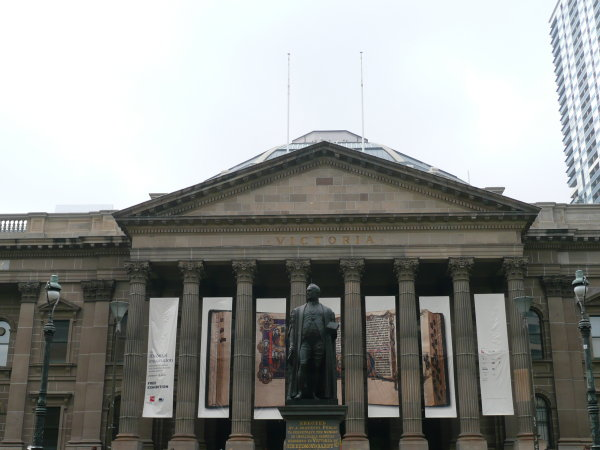
#> input picture Project2/Images/Set1/1.jpg, 600 x 450 px, found by its file name
$ jupyter execute 'visualization of the project.ipynb'
#> lines starting #> are read from the running program, lines starting #| are printed output that depends on the picture
[cell 1]
import cv2
import numpy as np
import matplotlib.pyplot as plt
from scipy.spatial import distance_matrix

[cell 2]
imgs = []
imgs.append(cv2.imread("set1/1.jpg"))
imgs.append(cv2.imread("set1/2.jpg"))
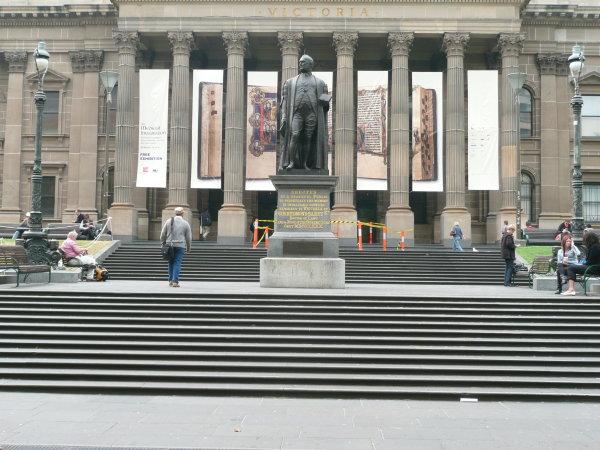
#> input picture Project2/Images/Set1/2.jpg, 600 x 450 px, found by its file name
imgs.append(cv2.imread("set1/3.jpg"))
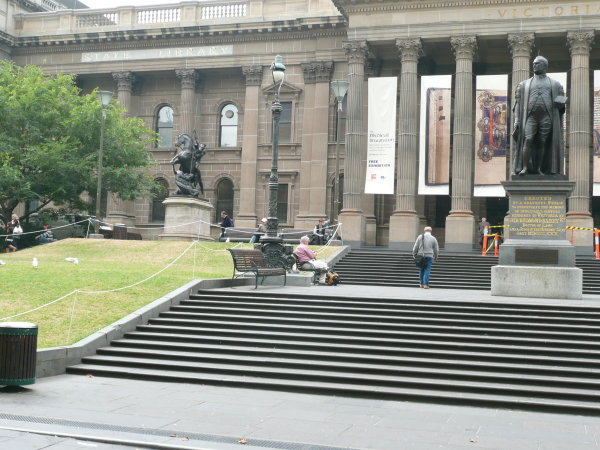
#> input picture Project2/Images/Set1/3.jpg, 600 x 450 px, found by its file name

[cell 3]
def part2(img, matrix):
    rows,cols,_ = img.shape
    result = cv2.warpPerspective(img, matrix, (1000, 800))
    plt.imshow(result)
    plt.show()
    return result

[cell 4]
rotation_matrix = np.float32([[np.cos(np.radians(10)), -np.sin(np.radians(10)), 0], [np.sin(np.radians(10)), np.cos(np.radians(10)), 0], [0, 0, 1]])
part2(imgs[0], rotation_matrix)
#> in part2, img is the input picture: shape (450, 600, 3); mean B, G, R 144.3, 147.2, 145.6

translation_matrix = np.float32([[1, 0, 100], [0, 1, 0], [0, 0, 1]])
#> translation_matrix = [[1, 0, 100], [0, 1, 0], [0, 0, 1]]
part2(imgs[1], translation_matrix)
#> in part2 (call 2), `result = cv2.warpPerspective(img, matrix, (1000, 800))`:
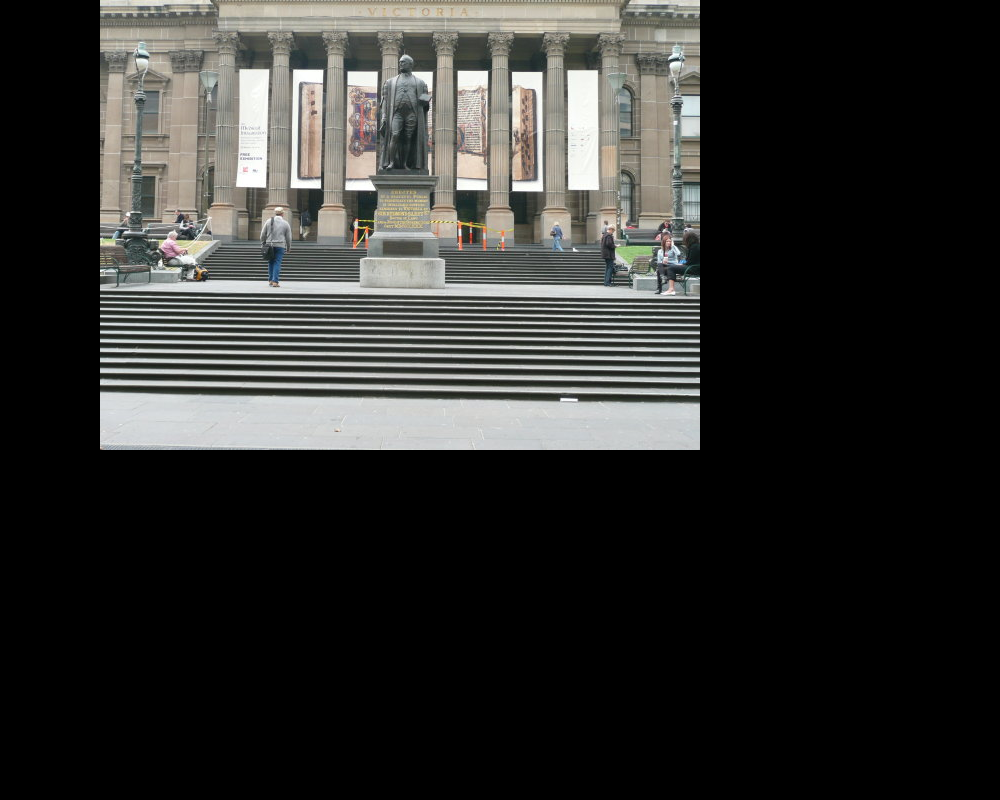
#> result: shape (800, 1000, 3); mean B, G, R 45.6, 47.7, 47.6
#> in part2, img is the input picture: shape (450, 600, 3); mean B, G, R 135.2, 141.3, 141.1


shrink_matrix = np.float32([[(1/2), 0, 0], [0, (1/2), 0], [0, 0, 1]])
#> shrink_matrix = [[0.5, 0, 0], [0, 0.5, 0], [0, 0, 1]]
part2(imgs[2], shrink_matrix)
#> in part2 (call 3), `result = cv2.warpPerspective(img, matrix, (1000, 800))`:
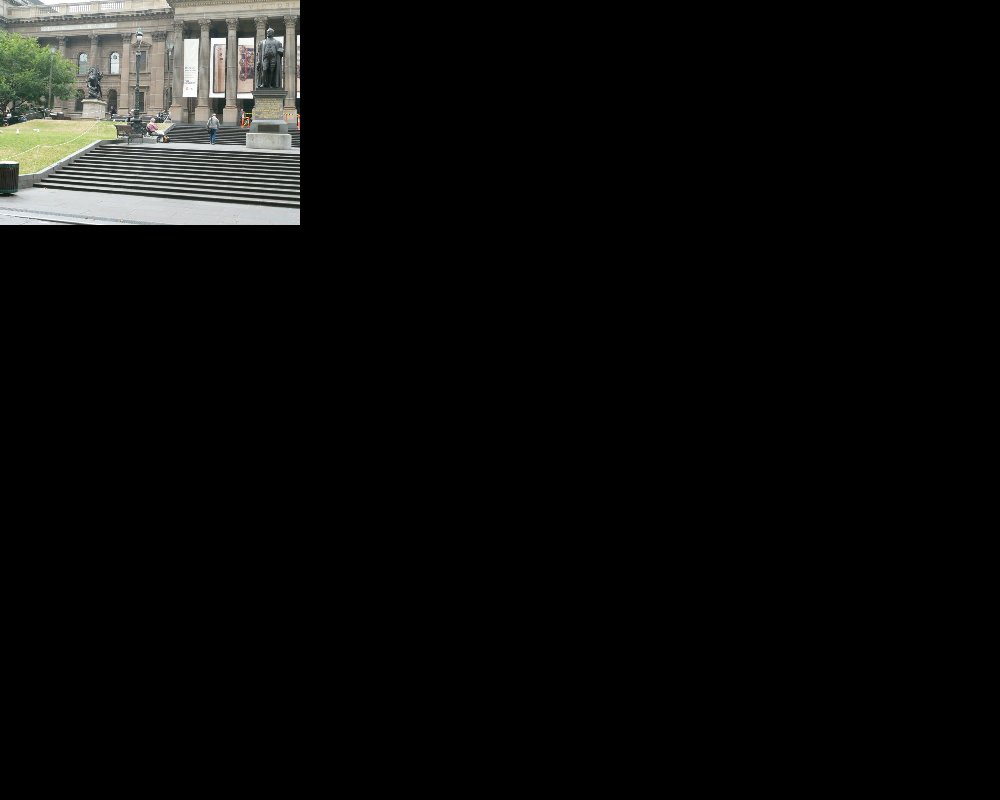
#> result: shape (800, 1000, 3); mean B, G, R 11.3, 12.3, 12
#> in part2, img is the input picture: shape (450, 600, 3); mean B, G, R 134.5, 145.3, 142.3

[cell 5]
#  Match features

def match_features1(feature1, feature2, f1, f2):
    distance_M = distance_matrix(feature1, feature2)
    i= 0
    indices = dict()
    height, width = len(feature1), len(feature2)
    while i < height:
        j = 0
        while j < width:
            indices[(i, j)] = distance_M[i][j]
            j += 1
        i += 1

    sorted_map= {k: v for k, v in sorted(indices.items(), key=lambda item: item[1])}

    result1, result2, i = [], [], 0
    for k, v in sorted_map.items():
        result1.append(f1[k[0]])
        result2.append(f2[k[1]])
        if i >= 99: return result1, result2
        i += 1


    return result1, result2

[cell 6]
# Compute SIFT
# Panoramic stitching
sift = cv2.SIFT_create()
# Compute the SIFT features for each image
features, points = [], []
for x in imgs:
    [f, d] = sift.detectAndCompute(x, None)
    features.append(d)
    f = [z.pt for z in f]
    points.append(f)
#> this loop made 3 passes
#> after the loop, features = 3 items; points = 3 items

[cell 7]
# Compute the matching features between jpg1 and jpg2
matched_12_1, matched_12_2 = match_features1(features[0], features[1], points[0], points[1])
#> in match_features1, `distance_M = distance_matrix(feature1, feature2)`:
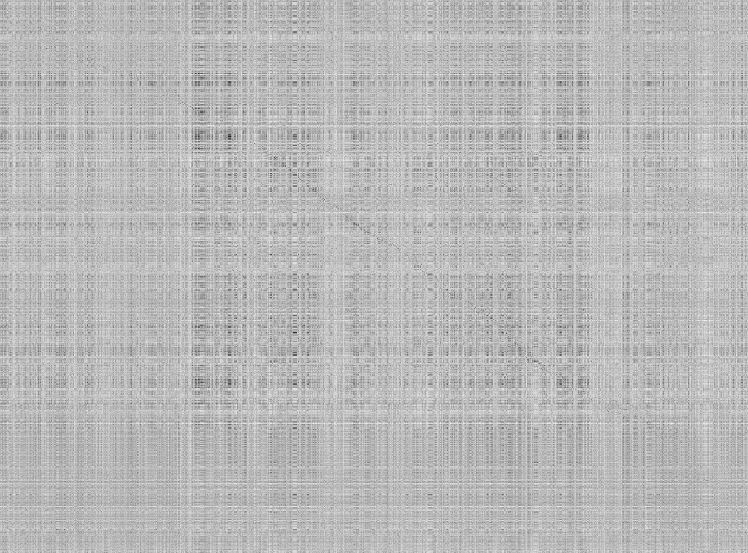
#> distance_M: shape (1105, 1496) float64 (shown at 1/2 size); min 38.24, max 711.6, mean 527.6; drawn with min black and max white
#> in match_features1, `height, width = len(feature1), len(feature2)`: height = 1105; width = 1496
#> after the loop in match_features1, `while i < height:`: i = 1105; indices = 1653080 items
#> the loop in match_features1, `for k, v in sorted_map.items():` made 100 passes
#> (k, v) on passes 1 to 12: ((367, 613), 38.24), ((624, 956), 42.74), ((617, 948), 43.1), ((748, 1112), 44.29), ((370, 614), 45.95), ((160, 275), 47.32), ((664, 1003), 47.62), ((378, 626), 48.23), ((595, 922), 48.95), ((386, 632), 49.78), ((700, 1044), 50.16), ((316, 550), 53.69)
#> after the loop in match_features1, `for k, v in sorted_map.items():`: i = 99; result1 = 100 pairs, first value 37.09 to 585.9, second value 191.7 to 404.5; result2 = 100 pairs, first value 24.89 to 585.6, second value 5.95 to 178
#> matched_12_1 has the same summary as result1 in match_features1; matched_12_2 has the same summary as result2 in match_features1


# Compute the matching features between jpg1 and jpg3
matched_13_2, matched_13_3 = match_features1(features[1], features[2], points[1], points[2])
#> in match_features1 (call 2), `distance_M = distance_matrix(feature1, feature2)`:
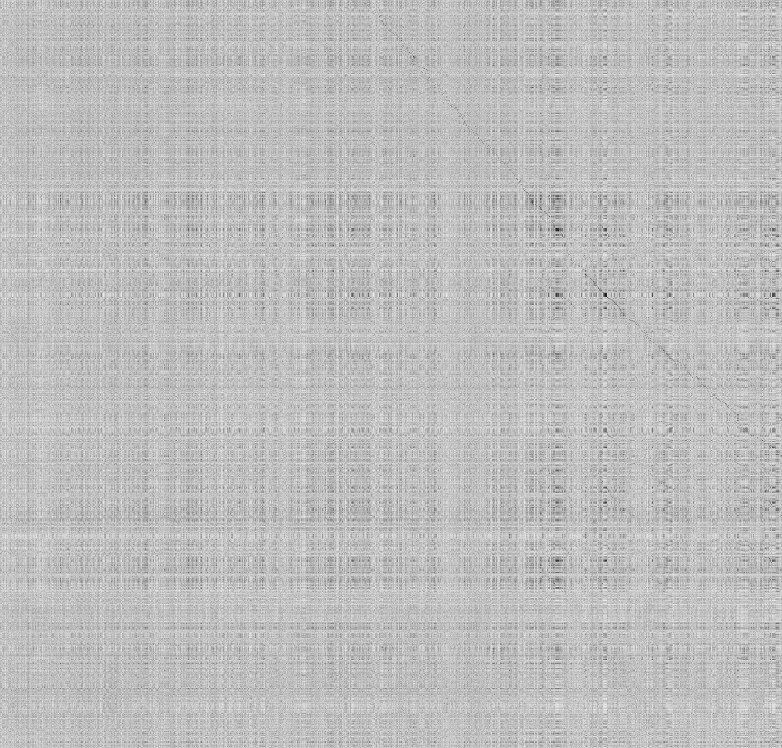
#> distance_M: shape (1496, 1563) float64 (shown at 1/2 size); min 17.18, max 702.9, mean 528.5; drawn with min black and max white
#> in match_features1 (call 2), `height, width = len(feature1), len(feature2)`: height = 1496; width = 1563
#> after the loop in match_features1 (call 2), `while i < height:`: i = 1496; indices = 2338248 items
#> the loop in match_features1, `for k, v in sorted_map.items():` made 100 passes
#> (k, v) on passes 1 to 12: ((463, 1120), 17.18), ((470, 1124), 18.22), ((468, 1123), 19.6), ((839, 1481), 24.02), ((418, 1083), 26.25), ((261, 944), 27.06), ((586, 1209), 29.14), ((432, 1098), 29.7), ((620, 1241), 29.78), ((405, 1065), 30.3), ((793, 1423), 31.81), ((315, 996), 32.82)
#> after the loop in match_features1, `for k, v in sorted_map.items():`: i = 99; result1 = 100 pairs, first value 22.81 to 358, second value 7.84 to 287.4; result2 = 100 pairs, first value 258.3 to 594.6, second value 11.37 to 297.9
#> matched_13_2 has the same summary as result1 in match_features1; matched_13_3 has the same summary as result2 in match_features1


# image 1, image 2
M1, mask1 = cv2.findHomography(np.float32(matched_12_1), np.float32(matched_12_2), cv2.RANSAC, 2.0)
#> M1 = [[1.12, 0.0847, -39.27], [0.0165, 1.15, -268.8], [1.2e-05, 0.000339, 1]]; mask1 = 100 values, max 1 at index 0, min 0 at index 50, mean 0.91

# image 3, image 2
M2, mask2 = cv2.findHomography(np.float32(matched_13_3), np.float32(matched_13_2), cv2.RANSAC, 2.0)
#> M2 = [[1.26, 0.00189, -301.8], [0.0778, 1.18, -40.61], [0.000409, 2.38e-05, 1]]; mask2 = 100 values, max 1 at index 0, min 0 at index 62, mean 0.99

translation_matrix1 = np.float32([[1, 0, 350], [0, 1, 300], [0, 0, 1]])
g = np.dot(translation_matrix1, M1)
#> g = [[1.13, 0.203, 310.7], [0.0201, 1.25, 31.16], [1.2e-05, 0.000339, 1]]

img1 = part2(imgs[0], g)
#> in part2 (call 4), `result = cv2.warpPerspective(img, matrix, (1000, 800))`:
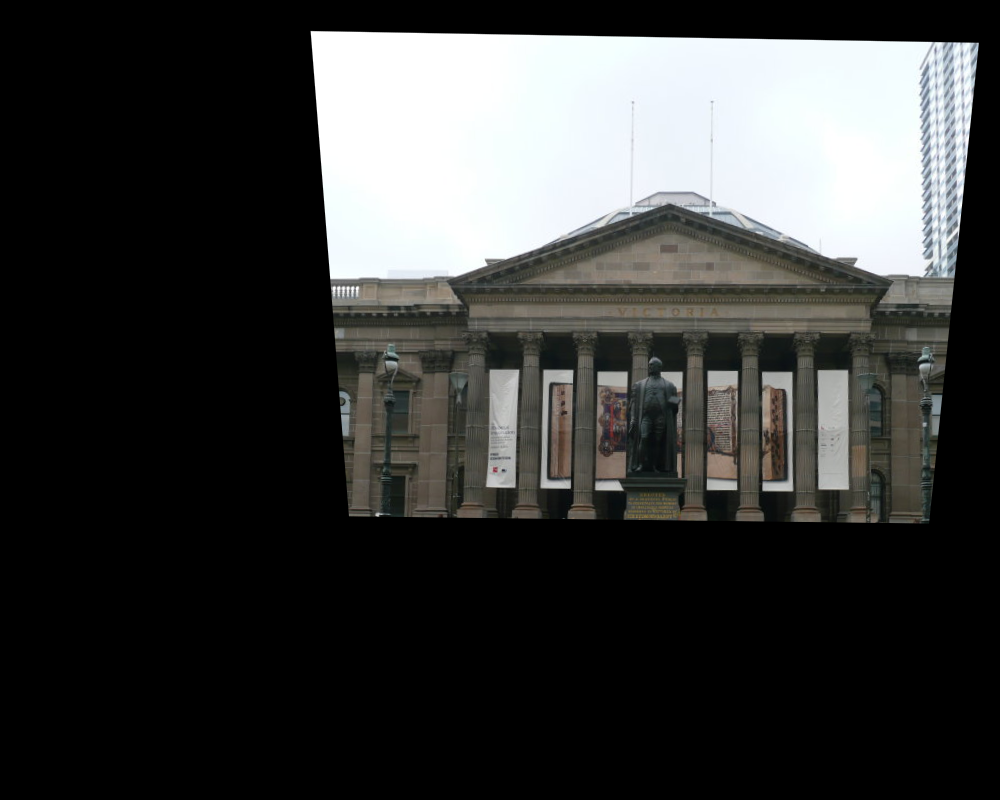
#> result: shape (800, 1000, 3); mean B, G, R 57.9, 58.9, 58.1

g2 = np.dot(translation_matrix1, M2)
#> g2 = [[1.4, 0.0102, 48.21], [0.201, 1.19, 259.4], [0.000409, 2.38e-05, 1]]
img2 = part2(imgs[2], g2)

# translate image 2
img3 = part2(imgs[1], translation_matrix1)

# Fuse the images together
# fuse1 = np.maximum(img1, img3)
# fuse2 = np.maximum(fuse1, img2)
fuse2 = np.maximum(img2, img3)
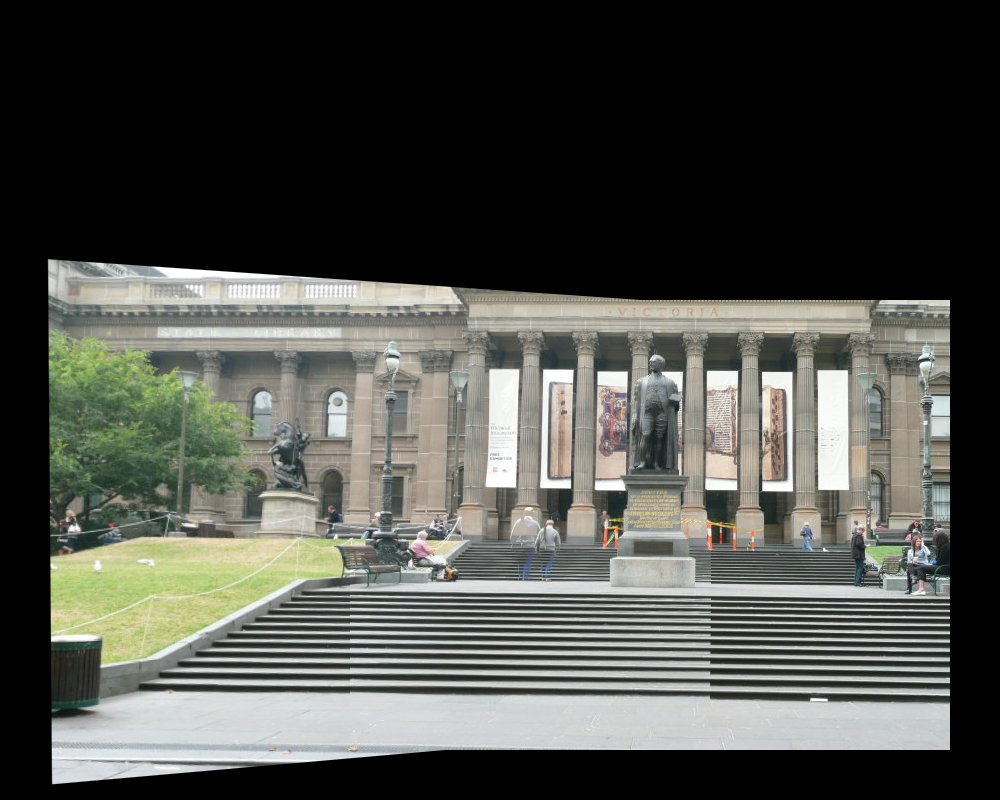
#> fuse2: shape (800, 1000, 3); mean B, G, R 73.5, 79.1, 77.7

plt.imshow(fuse2)
plt.show()
